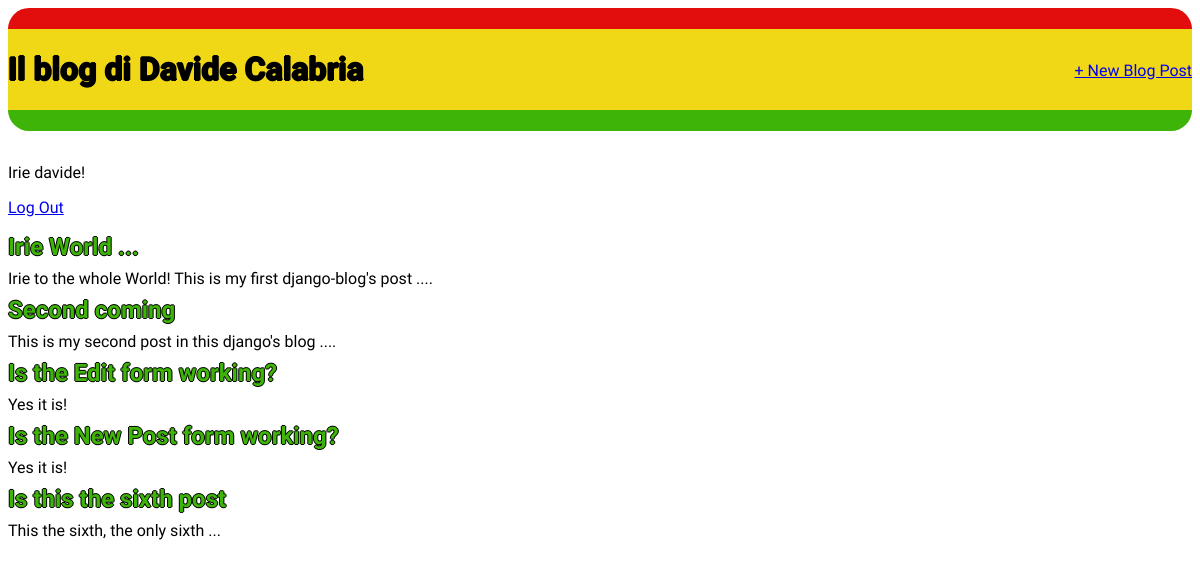
The app's page / (signed in) with its own data.
### blog/models.py (models this page shows, shortened)
class Post(models.Model):
	title = models.CharField(max_length=200)
	author = models.ForeignKey(
		'auth.User',
		on_delete=models.CASCADE,
	)
	body = models.TextField()

### blog/views.py (the view)
# urls.py: path('', BlogListView.as_view(), name='home'),
class BlogListView(ListView):
	model = Post
	template_name = 'home.html'

### templates/home.html
{% extends 'base.html' %}
{% block content %}
	<div>
	{% for post in object_list %}
		<div class="post-entry">
			<h2><a href="{% url 'post_detail' post.pk %}">{{ post.title }}</a></h2>
			<p>{{ post.body }}</p>
		<div>
	{% endfor %}
{% endblock content %}

### templates/base.html (shortened to what this page needs)
{% load static %}
<html>
	<head>
		<link rel="stylesheet" href="{% static 'css/base.css' %}">
	</head>
	<body>
		<header>
			<div class="nav-left">
				<h1><a href="{% url 'home' %}">Il blog di Davide Calabria</a></h1>
			</div>
			<div class="nav-right">
				<a href="{% url 'post_new' %}">+ New Blog Post</a>
			</div>
		</header>
		{% if user.is_authenticated %}
			<p>Irie {{ user.username }}!</p>
			<p><a href="{% url 'logout' %}">Log Out</p>
		{% else %}
			<p>You are not logged in</p>
			<a href="{% url 'login' %}">Log In</a>
		{% endif %}
		<div>
			{% block content %}
			{% endblock content %}
	</body>
</html>

### static/css/base.css (style rules this page uses)
body { font-family: 'Reggae One', cursive; font-size = 18px; }
header { border-radius: 21px; border-top : 21px solid #e20d0d; border-bottom : 21px solid #3eb308; margin-bottom : 2rem; display: flex; background: #f0d817; }
header h1 a { color: #000000; text-decoration: none; text-shadow: -1px 0 black, 0 1px black, 1px 0 black, 0 -1px black; }
.nav-left { margin-right: auto; }
.nav-right { display: flex; padding-top: 2rem; }
.post-entry { margin-bottom: 2rem; }
.post-entry h2 { margin: 0.5rem 0; }
.post-entry h2 a, .post-entry h2 a:visited { color: #3eb308; text-decoration: none; text-shadow: -1px 0 black, 0 1px black, 1px 0 black, 0 -1px black; }
.post-entry p { margin: 0; font-weight: 400; }

### records on screen
Post: title "Irie World ...", body "Irie to the whole World! This is my first django-blog's post ...."
Post: title "Second coming", body "This is my second post in this django's blog ...."
Post: title "Is the Edit form working?", body "Yes it is!"
Post: title "Is the New Post form working?", body "Yes it is!"
Post: title "Is this the sixth post", body "This the sixth, the only sixth ..."

### other values on screen
{{ user.username }} "davide"
